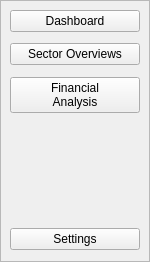
       <widget class="QFrame" name="sidebarFrame">
        <property name="sizePolicy">
         <sizepolicy hsizetype="Preferred" vsizetype="Expanding">
          <horstretch>0</horstretch>
          <verstretch>0</verstretch>
         </sizepolicy>
        </property>
        <property name="minimumSize">
         <size>
          <width>150</width>
          <height>0</height>
         </size>
        </property>
        <property name="maximumSize">
         <size>
          <width>150</width>
          <height>16777215</height>
         </size>
        </property>
        <property name="sizeIncrement">
         <size>
          <width>0</width>
          <height>0</height>
         </size>
        </property>
        <property name="layoutDirection">
         <enum>Qt::LayoutDirection::LeftToRight</enum>
        </property>
        <property name="frameShape">
         <enum>QFrame::Shape::StyledPanel</enum>
        </property>
        <property name="frameShadow">
         <enum>QFrame::Shadow::Plain</enum>
        </property>
        <layout class="QVBoxLayout" name="verticalLayout" stretch="0,1,0,1,0,20,0">
         <property name="leftMargin">
          <number>9</number>
         </property>
         <property name="topMargin">
          <number>9</number>
         </property>
         <property name="rightMargin">
          <number>9</number>
         </property>
         <item>
          <widget class="QPushButton" name="dashboardButton">
           <property name="text">
            <string>Dashboard</string>
           </property>
          </widget>
         </item>
         <item>
          <spacer name="Spacer2">
           <property name="orientation">
            <enum>Qt::Orientation::Vertical</enum>
           </property>
           <property name="sizeHint" stdset="0">
            <size>
             <width>20</width>
             <height>40</height>
            </size>
           </property>
          </spacer>
         </item>
         <item>
          <widget class="QPushButton" name="sectorButton">
           <property name="text">
            <string>Sector Overviews</string>
           </property>
          </widget>
         </item>
         <item>
          <spacer name="Spacer3">
           <property name="orientation">
            <enum>Qt::Orientation::Vertical</enum>
           </property>
           <property name="sizeHint" stdset="0">
            <size>
             <width>20</width>
             <height>40</height>
            </size>
           </property>
          </spacer>
         </item>
         <item>
          <widget class="QPushButton" name="foundamentalsButton">
           <property name="text">
            <string>Financial  
Analysis</string>
           </property>
          </widget>
         </item>
         <item>
          <spacer name="settingsSpacer">
           <property name="orientation">
            <enum>Qt::Orientation::Vertical</enum>
           </property>
           <property name="sizeType">
            <enum>QSizePolicy::Policy::Expanding</enum>
           </property>
           <property name="sizeHint" stdset="0">
            <size>
             <width>20</width>
             <height>40</height>
            </size>
           </property>
          </spacer>
         </item>
         <item>
          <widget class="QPushButton" name="settingsButton">
           <property name="text">
            <string>Settings</string>
           </property>
           <property name="autoDefault">
            <bool>false</bool>
           </property>
          </widget>
         </item>
        </layout>
       </widget>
